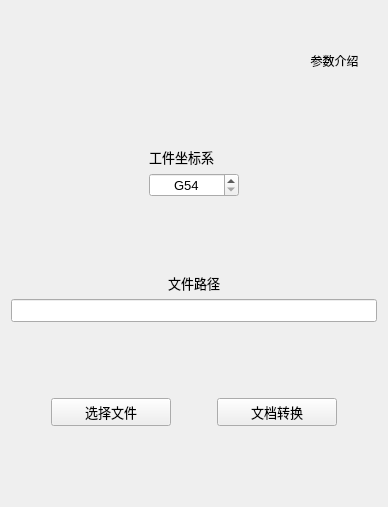
       <widget class="QWidget" name="tab_2">
        <attribute name="title">
         <string>文档转换</string>
        </attribute>
        <layout class="QGridLayout" name="gridLayout_9">
         <item row="1" column="0" colspan="2">
          <layout class="QHBoxLayout" name="horizontalLayout_6">
           <item>
            <spacer name="horizontalSpacer_11">
             <property name="orientation">
              <enum>Qt::Horizontal</enum>
             </property>
             <property name="sizeHint" stdset="0">
              <size>
               <width>40</width>
               <height>20</height>
              </size>
             </property>
            </spacer>
           </item>
           <item>
            <widget class="QToolButton" name="tB_5">
             <property name="minimumSize">
              <size>
               <width>85</width>
               <height>20</height>
              </size>
             </property>
             <property name="maximumSize">
              <size>
               <width>85</width>
               <height>20</height>
              </size>
             </property>
             <property name="font">
              <font>
               <family>微软雅黑</family>
               <pointsize>9</pointsize>
               <weight>50</weight>
               <bold>false</bold>
              </font>
             </property>
             <property name="styleSheet">
              <string notr="true">border-style:falt</string>
             </property>
             <property name="text">
              <string>参数介绍</string>
             </property>
             <property name="icon">
              <iconset resource="FrogMachineTransformation.qrc">
               <normaloff>:/image/Resources/parameter.ico</normaloff>:/image/Resources/parameter.ico</iconset>
             </property>
             <property name="iconSize">
              <size>
               <width>15</width>
               <height>15</height>
              </size>
             </property>
             <property name="toolButtonStyle">
              <enum>Qt::ToolButtonTextBesideIcon</enum>
             </property>
            </widget>
           </item>
          </layout>
         </item>
         <item row="3" column="0" colspan="2">
          <layout class="QGridLayout" name="gridLayout_8">
           <item row="0" column="0">
            <spacer name="horizontalSpacer_6">
             <property name="orientation">
              <enum>Qt::Horizontal</enum>
             </property>
             <property name="sizeHint" stdset="0">
              <size>
               <width>40</width>
               <height>20</height>
              </size>
             </property>
            </spacer>
           </item>
           <item row="0" column="1">
            <widget class="QLabel" name="label_work">
             <property name="minimumSize">
              <size>
               <width>90</width>
               <height>0</height>
              </size>
             </property>
             <property name="maximumSize">
              <size>
               <width>90</width>
               <height>16777215</height>
              </size>
             </property>
             <property name="font">
              <font>
               <pointsize>10</pointsize>
               <weight>50</weight>
               <bold>false</bold>
              </font>
             </property>
             <property name="toolTip">
              <string>G54~G59</string>
             </property>
             <property name="text">
              <string>工件坐标系</string>
             </property>
             <property name="buddy">
              <cstring>sB_workpiece</cstring>
             </property>
            </widget>
           </item>
           <item row="0" column="2">
            <spacer name="horizontalSpacer_8">
             <property name="orientation">
              <enum>Qt::Horizontal</enum>
             </property>
             <property name="sizeHint" stdset="0">
              <size>
               <width>40</width>
               <height>20</height>
              </size>
             </property>
            </spacer>
           </item>
           <item row="1" column="0">
            <spacer name="horizontalSpacer_7">
             <property name="orientation">
              <enum>Qt::Horizontal</enum>
             </property>
             <property name="sizeHint" stdset="0">
              <size>
               <width>40</width>
               <height>20</height>
              </size>
             </property>
            </spacer>
           </item>
           <item row="1" column="1">
            <widget class="QSpinBox" name="sB_workpiece">
             <property name="minimumSize">
              <size>
               <width>90</width>
               <height>0</height>
              </size>
             </property>
             <property name="maximumSize">
              <size>
               <width>90</width>
               <height>16777215</height>
              </size>
             </property>
             <property name="font">
              <font>
               <pointsize>10</pointsize>
              </font>
             </property>
             <property name="toolTip">
              <string/>
             </property>
             <property name="alignment">
              <set>Qt::AlignCenter</set>
             </property>
             <property name="prefix">
              <string>G</string>
             </property>
             <property name="minimum">
              <number>54</number>
             </property>
             <property name="maximum">
              <number>59</number>
             </property>
             <property name="value">
              <number>54</number>
             </property>
            </widget>
           </item>
           <item row="1" column="2">
            <spacer name="horizontalSpacer_9">
             <property name="orientation">
              <enum>Qt::Horizontal</enum>
             </property>
             <property name="sizeHint" stdset="0">
              <size>
               <width>40</width>
               <height>20</height>
              </size>
             </property>
            </spacer>
           </item>
          </layout>
         </item>
         <item row="4" column="0">
          <spacer name="verticalSpacer_2">
           <property name="orientation">
            <enum>Qt::Vertical</enum>
           </property>
           <property name="sizeHint" stdset="0">
            <size>
             <width>20</width>
             <height>70</height>
            </size>
           </property>
          </spacer>
         </item>
         <item row="6" column="0" colspan="2">
          <layout class="QGridLayout" name="gridLayout_7">
           <item row="0" column="0">
            <spacer name="horizontalSpacer">
             <property name="orientation">
              <enum>Qt::Horizontal</enum>
             </property>
             <property name="sizeHint" stdset="0">
              <size>
               <width>40</width>
               <height>20</height>
              </size>
             </property>
            </spacer>
           </item>
           <item row="0" column="1">
            <widget class="QLabel" name="label_FilePath">
             <property name="font">
              <font>
               <pointsize>10</pointsize>
               <weight>50</weight>
               <bold>false</bold>
              </font>
             </property>
             <property name="toolTip">
              <string>原文件路径</string>
             </property>
             <property name="text">
              <string>文件路径</string>
             </property>
             <property name="buddy">
              <cstring>lineEdit_filepath</cstring>
             </property>
            </widget>
           </item>
           <item row="0" column="2">
            <spacer name="horizontalSpacer_2">
             <property name="orientation">
              <enum>Qt::Horizontal</enum>
             </property>
             <property name="sizeHint" stdset="0">
              <size>
               <width>40</width>
               <height>20</height>
              </size>
             </property>
            </spacer>
           </item>
           <item row="1" column="0" colspan="3">
            <widget class="QLineEdit" name="lineEdit_filepath">
             <property name="minimumSize">
              <size>
               <width>300</width>
               <height>0</height>
              </size>
             </property>
             <property name="font">
              <font>
               <pointsize>10</pointsize>
              </font>
             </property>
            </widget>
           </item>
          </layout>
         </item>
         <item row="7" column="0">
          <spacer name="verticalSpacer_3">
           <property name="orientation">
            <enum>Qt::Vertical</enum>
           </property>
           <property name="sizeHint" stdset="0">
            <size>
             <width>20</width>
             <height>70</height>
            </size>
           </property>
          </spacer>
         </item>
         <item row="8" column="0" colspan="2">
          <layout class="QHBoxLayout" name="horizontalLayout_3">
           <item>
            <spacer name="horizontalSpacer_3">
             <property name="orientation">
              <enum>Qt::Horizontal</enum>
             </property>
             <property name="sizeHint" stdset="0">
              <size>
               <width>40</width>
               <height>20</height>
              </size>
             </property>
            </spacer>
           </item>
           <item>
            <widget class="QPushButton" name="pB_openfile">
             <property name="minimumSize">
              <size>
               <width>120</width>
               <height>0</height>
              </size>
             </property>
             <property name="font">
              <font>
               <pointsize>10</pointsize>
              </font>
             </property>
             <property name="text">
              <string>选择文件</string>
             </property>
            </widget>
           </item>
           <item>
            <spacer name="horizontalSpacer_5">
             <property name="orientation">
              <enum>Qt::Horizontal</enum>
             </property>
             <property name="sizeHint" stdset="0">
              <size>
               <width>40</width>
               <height>20</height>
              </size>
             </property>
            </spacer>
           </item>
           <item>
            <widget class="QPushButton" name="pB_convert">
             <property name="minimumSize">
              <size>
               <width>120</width>
               <height>0</height>
              </size>
             </property>
             <property name="font">
              <font>
               <pointsize>10</pointsize>
              </font>
             </property>
             <property name="text">
              <string>文档转换</string>
             </property>
            </widget>
           </item>
           <item>
            <spacer name="horizontalSpacer_4">
             <property name="orientation">
              <enum>Qt::Horizontal</enum>
             </property>
             <property name="sizeHint" stdset="0">
              <size>
               <width>40</width>
               <height>20</height>
              </size>
             </property>
            </spacer>
           </item>
          </layout>
         </item>
         <item row="2" column="0">
          <spacer name="verticalSpacer">
           <property name="orientation">
            <enum>Qt::Vertical</enum>
           </property>
           <property name="sizeHint" stdset="0">
            <size>
             <width>20</width>
             <height>70</height>
            </size>
           </property>
          </spacer>
         </item>
         <item row="9" column="0">
          <spacer name="verticalSpacer_4">
           <property name="orientation">
            <enum>Qt::Vertical</enum>
           </property>
           <property name="sizeHint" stdset="0">
            <size>
             <width>20</width>
             <height>70</height>
            </size>
           </property>
          </spacer>
         </item>
         <item row="0" column="0">
          <spacer name="verticalSpacer_16">
           <property name="orientation">
            <enum>Qt::Vertical</enum>
           </property>
           <property name="sizeHint" stdset="0">
            <size>
             <width>20</width>
             <height>40</height>
            </size>
           </property>
          </spacer>
         </item>
        </layout>
       </widget>
